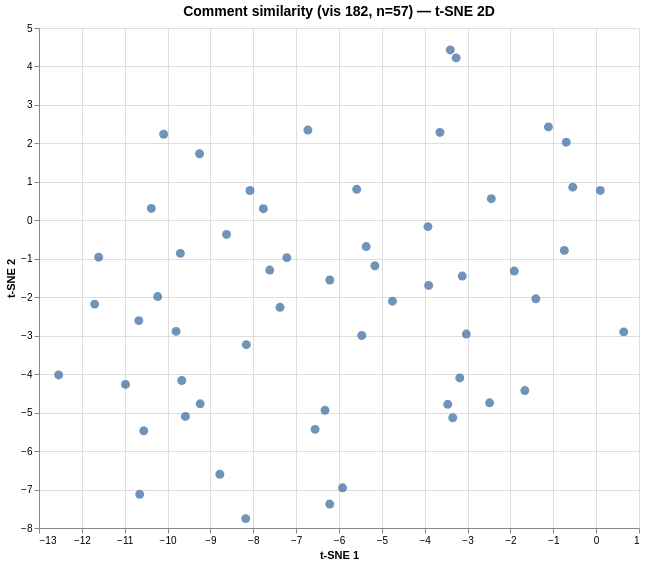

This figure's Vega-Lite source:
### Vega specification from a JSON file in a GitHub repository (floating-point values rounded to 4 significant figures)
{"$schema": "https://vega.github.io/schema/vega/v6.json", "data": [{"name": "param_1e9efca18e7a2868_store"}, {"name": "source_0", "values": [{"comment": "Bruh I've heard all the top row songs and they sounds VERY similar in my opinion, whereas the bottom row sounds pretty d…", "dim_1": -5.469, "dim_2": -2.995, "index": 0}, {"comment": "I can see a graph and an explanation of the information on the graph. I noticed that the colored lines on the graph chan…", "dim_1": 0.644, "dim_2": -2.901, "index": 1}, {"comment": "I noticed that the in the late '80s, the songs were quite loud but towards the early 90's they started to quiet down and…", "dim_1": -10.56, "dim_2": -5.474, "index": 2}, {"comment": "1. I notice that the acousticness was at a very high level in 1990-1991 but then decreased in recent years. Also, as tim…", "dim_1": -9.584, "dim_2": -5.1, "index": 3}, {"comment": "I notice that the more music conforms the less variability it has.  I also notice that while these may be \"hits\" they ar…", "dim_1": -8.162, "dim_2": -3.232, "index": 4}, {"comment": "I noticed that 1990-1991 drop of loudness, valence and danceability\n\nI noticed..\nThat in 2015 the song doesn’t have a va…", "dim_1": -9.669, "dim_2": -4.165, "index": 5}, {"comment": "this graph makes my head spin, not unlike my ability, tusk, which allows me to spin around my fingernails and shoot them…", "dim_1": -2.446, "dim_2": 0.563, "index": 6}, {"comment": "We can observe on this graph the several hits of music over the past years. I can notice that in the years 1988 up to 19…", "dim_1": -5.587, "dim_2": 0.805, "index": 7}, {"comment": "I wondered what single factor would be the most consistent from 1988 to now.  Looks like danceability to me.  Super cool…", "dim_1": -3.645, "dim_2": 2.285, "index": 8}, {"comment": "(cont'd)\nAlso, what is the exact criteria for a song to become a “top hit”? What if there are two songs that are both im…", "dim_1": -10.38, "dim_2": 0.308, "index": 9}, {"comment": "Displayed in the graph are eight sonic “fingerprints” of the Top 10 summer hits for 1998-2018. The shape of the sonic fi…", "dim_1": -7.765, "dim_2": 0.303, "index": 10}, {"comment": "This graph is very interesting to me because it's not the kind of graph I'm accustomed to looking at!  I notice that the…", "dim_1": -5.162, "dim_2": -1.182, "index": 11}, {"comment": "Thanks to all students who responded.  Love the catchy headlines that capture the main ideas of the graph: \"21st Century…", "dim_1": -3.267, "dim_2": 4.223, "index": 12}, {"comment": "when looking at the graph i saw that they share in conman they have a strong beat and have  a cheerful sound. i wonder w…", "dim_1": -6.326, "dim_2": -4.941, "index": 13}, {"comment": "I love this graph! I consider myself to be a music enthusiast, I am always listening to top hits as well as other genres…", "dim_1": -5.366, "dim_2": -0.683, "index": 14}, {"comment": "i noticed that a lot of the songs have a strong beat, and all of them have a cheerful sound in them. they wonder way the…", "dim_1": -6.558, "dim_2": -5.436, "index": 15}, {"comment": "first looking at the graph i saw the different colors and shapes. i think that the colors are showing similarities betwe…", "dim_1": -6.726, "dim_2": 2.347, "index": 16}, {"comment": "When first looking at this graph I see it has some interesting shapes. I notice the music is spanning from 1988 to 2018.…", "dim_1": -6.215, "dim_2": -1.552, "index": 17}, {"comment": "I see many different shapes and inbetween those shape I see different years and a name of a song. I dont really understa…", "dim_1": -0.546, "dim_2": 0.862, "index": 18}, {"comment": "I am loving this unique graph. It is so interesting to take a look back in time at something that seems so fleeting but …", "dim_1": -7.217, "dim_2": -0.97, "index": 19}, {"comment": "The graph displays the top 10 summer hits from 1988-201 displayed through fingerprints. The characteristics of the finge…", "dim_1": -8.077, "dim_2": 0.775, "index": 20}, {"comment": "This graph clearly represents how our society has adapted a new musical norm: energetic, fast-paced, loud and generally …", "dim_1": -7.376, "dim_2": -2.263, "index": 21}, {"comment": "Funky Fingerprints \nI wonder why the songs from the 80’s and 90’s were so different compared to the almost cookie cutter…", "dim_1": -8.624, "dim_2": -0.367, "index": 22}, {"comment": "The Fingerprints Of Music\n\nI noticed a lot of things. The first is that “Despacito” is really well balanced. I wonder if…", "dim_1": -11.61, "dim_2": -0.959, "index": 23}, {"comment": "I noticed that the years that have song lines all over the place are more classified as hits are different but the years…", "dim_1": -9.701, "dim_2": -0.86, "index": 24}, {"comment": "Hi! This week there were a few things that I noticed with this strange graph. One of them is that more recent songs are …", "dim_1": -12.54, "dim_2": -4.02, "index": 25}, {"comment": "I noticed that as the year gets newer, the songs themselves become more closely related, but older songs have more varia…", "dim_1": -9.254, "dim_2": 1.731, "index": 26}, {"comment": "Musicprints\n\nI noticed that there is a large gap in between 1991 and 2015. The newer songs are more similar to each othe…", "dim_1": -10.23, "dim_2": -1.983, "index": 27}, {"comment": "I notice the newer songs seem to be the same kinda shape but the older songs are much more unique. Then the newer songs …", "dim_1": -11.7, "dim_2": -2.179, "index": 28}, {"comment": "I noticed that the songs from 1988-1991 are more different than the ones from 2015-2018 seem to be more similar. And I a…", "dim_1": -9.801, "dim_2": -2.888, "index": 29}, {"comment": "I notice that the older hits  are different. The title would be \"Hits With History.\"", "dim_1": -10.09, "dim_2": 2.237, "index": 30}, {"comment": "As I look at this graph, I become increasingly disappointed. Graphs and data like this make it quite hard for me to just…", "dim_1": -10.98, "dim_2": -4.268, "index": 31}, {"comment": "In conclusion by looking at this graph; I assume that composers from the 80’s to the 90’s were more ingenious than today…", "dim_1": -10.65, "dim_2": -7.125, "index": 32}, {"comment": "First, I noticed that the songs of the summer have gradually gotten more cheerful in the past few years.  I also noticed…", "dim_1": -8.78, "dim_2": -6.602, "index": 33}, {"comment": "This graph compares the sonic \"fingerprints\" of eight different top ten summer hits in two different ranges of time. The…", "dim_1": -7.616, "dim_2": -1.293, "index": 34}, {"comment": "I notice that these are all songs in the music industry, equal amount of hits being different and similar, and I notice …", "dim_1": -3.924, "dim_2": -0.164, "index": 35}, {"comment": "This is my favorite graph that so far. I have never seen anything like it. It shows how music has changed, but also what…", "dim_1": -4.752, "dim_2": -2.103, "index": 36}, {"comment": "Welcome to Wednesday's moderation of  “What’s Going On in This Graph?”  \n\nToday’s graph shows the sonic “fingerprints” o…", "dim_1": -3.404, "dim_2": 4.429, "index": 37}, {"comment": "This graphic shows different music from 1988-2018 that had different and similar hits.", "dim_1": -3.463, "dim_2": -4.785, "index": 38}, {"comment": "This graphic is show us the hits song of different year between 1988-2018. There is some color like this year is usually…", "dim_1": -3.346, "dim_2": -5.133, "index": 39}, {"comment": "This graph show us different aspects and characteristics of the hit songs of the past 30 years.", "dim_1": -3.908, "dim_2": -1.694, "index": 40}, {"comment": "this graph it is about of music over time", "dim_1": -3.124, "dim_2": -1.45, "index": 41}, {"comment": "This graph it's about all the summer songs that came up through 1988 to 2018, the top summer songs.", "dim_1": 0.097, "dim_2": 0.776, "index": 42}, {"comment": "This graphic is about great music successes from different years from 1988 to 2018.", "dim_1": -2.486, "dim_2": -4.746, "index": 43}, {"comment": "This graphic show how loud, danceable and energetic this top hits are.", "dim_1": -1.407, "dim_2": -2.042, "index": 44}, {"comment": "This graph is about the best songs of different years since 1988- 2018. The song have some characteristic about cheerful…", "dim_1": -3.029, "dim_2": -2.958, "index": 45}, {"comment": "The graph it’s about the summer top songs if the song it’s laugh you can dancing if is to low it’s a more chill son to l…", "dim_1": -0.742, "dim_2": -0.783, "index": 46}, {"comment": "This graph is  about hits along the years, and what different things they have", "dim_1": -1.114, "dim_2": 2.428, "index": 47}, {"comment": "the graph it's about the hits according with the year in summer", "dim_1": -0.698, "dim_2": 2.031, "index": 48}, {"comment": "this graphic is about yeh music more famous in different years.The songs have different characteristics.", "dim_1": -1.664, "dim_2": -4.426, "index": 49}, {"comment": "This graphic is about the greatest hits of different years, from 1988-2018. The songs have different characteristics. So…", "dim_1": -3.182, "dim_2": -4.098, "index": 50}, {"comment": "I think that all of this songs has their personalities but on the graphics says that not all of the songs are too good l…", "dim_1": -5.917, "dim_2": -6.955, "index": 51}, {"comment": "The more visible thing of all this song are that all have acoustics", "dim_1": -8.177, "dim_2": -7.756, "index": 52}, {"comment": "This  graph shows how dancing, energetic,loud is the music and it shows on each song each characteristic.", "dim_1": -1.91, "dim_2": -1.319, "index": 53}, {"comment": "I noticed the descriptions of some songs, if some have energy or if it is possible to dance with that song and when they…", "dim_1": -6.216, "dim_2": -7.377, "index": 54}, {"comment": "In this graph is shown how musical hits are similar and how is their volume through years before; for instance, from 198…", "dim_1": -10.67, "dim_2": -2.608, "index": 55}, {"comment": "I notice that hits in recent years are trending to be a lot more similar in nature. Compared to 1988-1991 where hits are…", "dim_1": -9.239, "dim_2": -4.771, "index": 56}]}, {"name": "source_0_x_domain_dim_1", "values": [{"min": -12.54, "max": 0.644}]}, {"name": "source_0_y_domain_dim_2", "values": [{"min": -7.756, "max": 4.429}]}], "signals": [{"name": "unit", "value": {}, "on": [{"events": "pointermove", "update": "isTuple(group()) ? group() : unit"}]}, {"name": "param_1e9efca18e7a2868", "update": "vlSelectionResolve(\"param_1e9efca18e7a2868_store\", \"union\")"}, {"name": "param_1e9efca18e7a2868_dim_1", "on": [{"events": [{"source": "view", "type": "dblclick"}], "update": "null"}, {"events": {"signal": "param_1e9efca18e7a2868_translate_delta"}, "update": "panLinear(param_1e9efca18e7a2868_translate_anchor.extent_x, -param_1e9efca18e7a2868_translate_delta.x / width)"}, {"events": {"signal": "param_1e9efca18e7a2868_zoom_delta"}, "update": "zoomLinear(domain(\"x\"), param_1e9efca18e7a2868_zoom_anchor.x, param_1e9efca18e7a2868_zoom_delta)"}]}, {"name": "param_1e9efca18e7a2868_dim_2", "on": [{"events": [{"source": "view", "type": "dblclick"}], "update": "null"}, {"events": {"signal": "param_1e9efca18e7a2868_translate_delta"}, "update": "panLinear(param_1e9efca18e7a2868_translate_anchor.extent_y, param_1e9efca18e7a2868_translate_delta.y / height)"}, {"events": {"signal": "param_1e9efca18e7a2868_zoom_delta"}, "update": "zoomLinear(domain(\"y\"), param_1e9efca18e7a2868_zoom_anchor.y, param_1e9efca18e7a2868_zoom_delta)"}]}, {"name": "param_1e9efca18e7a2868_tuple", "on": [{"events": [{"signal": "param_1e9efca18e7a2868_dim_1 || param_1e9efca18e7a2868_dim_2"}], "update": "param_1e9efca18e7a2868_dim_1 && param_1e9efca18e7a2868_dim_2 ? {unit: \"\", fields: param_1e9efca18e7a2868_tuple_fields, values: [param_1e9efca18e7a2868_dim_1,param_1e9efca18e7a2868_dim_2]} : null"}]}, {"name": "param_1e9efca18e7a2868_tuple_fields", "value": [{"field": "dim_1", "channel": "x", "type": "R"}, {"field": "dim_2", "channel": "y", "type": "R"}]}, {"name": "param_1e9efca18e7a2868_translate_anchor", "value": {}, "on": [{"events": [{"source": "scope", "type": "pointerdown"}], "update": "{x: x(unit), y: y(unit), extent_x: domain(\"x\"), extent_y: domain(\"y\")}"}]}, {"name": "param_1e9efca18e7a2868_translate_delta", "value": {}, "on": [{"events": [{"source": "window", "between": [{"source": "scope", "type": "pointerdown"}, {"source": "window", "type": "pointerup"}], "type": "pointermove", "consume": true}], "update": "{x: param_1e9efca18e7a2868_translate_anchor.x - x(unit), y: param_1e9efca18e7a2868_translate_anchor.y - y(unit)}"}]}, {"name": "param_1e9efca18e7a2868_zoom_anchor", "on": [{"events": [{"source": "scope", "consume": true, "type": "wheel"}], "update": "{x: invert(\"x\", x(unit)), y: invert(\"y\", y(unit))}"}]}, {"name": "param_1e9efca18e7a2868_zoom_delta", "on": [{"events": [{"source": "scope", "type": "wheel", "consume": true}], "update": "pow(1.001, event.deltaY * pow(16, event.deltaMode))", "force": true}]}, {"name": "param_1e9efca18e7a2868_modify", "on": [{"events": {"signal": "param_1e9efca18e7a2868_tuple"}, "update": "modify(\"param_1e9efca18e7a2868_store\", param_1e9efca18e7a2868_tuple, true)"}]}], "marks": [{"type": "symbol", "name": "marks", "from": {"data": "source_0"}, "encode": {"update": {"x": {"field": "dim_1", "scale": "x"}, "size": {"value": 80}, "opacity": {"value": 0.8}, "fill": {"value": "#4c78a8"}, "tooltip": {"signal": "{\"Comment #\": format(datum[\"index\"], \"\"), \"Comment\": isValid(datum[\"comment\"]) ? datum[\"comment\"] : \"\"+datum[\"comment\"]}"}, "y": {"field": "dim_2", "scale": "y"}, "shape": {"value": "circle"}}}, "style": ["circle"], "interactive": true, "clip": true}], "scales": [{"name": "x", "type": "linear", "domain": [{"signal": "(data(\"source_0_x_domain_dim_1\")[0] || {}).min"}, {"signal": "(data(\"source_0_x_domain_dim_1\")[0] || {}).max"}], "range": [0, {"signal": "width"}], "zero": true, "domainRaw": {"signal": "param_1e9efca18e7a2868[\"dim_1\"]"}, "nice": true}, {"name": "y", "type": "linear", "domain": [{"signal": "(data(\"source_0_y_domain_dim_2\")[0] || {}).min"}, {"signal": "(data(\"source_0_y_domain_dim_2\")[0] || {}).max"}], "range": [{"signal": "height"}, 0], "domainRaw": {"signal": "param_1e9efca18e7a2868[\"dim_2\"]"}, "zero": true, "nice": true}], "axes": [{"scale": "x", "grid": true, "minExtent": 0, "orient": "bottom", "labels": false, "aria": false, "tickCount": {"signal": "ceil(width/40)"}, "domain": false, "ticks": false, "zindex": 0, "gridScale": "y", "maxExtent": 0}, {"scale": "y", "gridScale": "x", "domain": false, "zindex": 0, "orient": "left", "aria": false, "maxExtent": 0, "ticks": false, "tickCount": {"signal": "ceil(height/40)"}, "labels": false, "minExtent": 0, "grid": true}, {"scale": "x", "grid": false, "title": "t-SNE 1", "labelOverlap": true, "zindex": 0, "labelFlush": true, "tickCount": {"signal": "ceil(width/40)"}, "orient": "bottom"}, {"scale": "y", "orient": "left", "tickCount": {"signal": "ceil(height/40)"}, "labelOverlap": true, "zindex": 0, "title": "t-SNE 2", "grid": false}], "title": {"text": "Comment similarity (vis 182, n=57) — t-SNE 2D", "fontSize": 14, "frame": "group"}, "padding": 5, "background": "white", "style": "cell", "height": 500, "width": 600}
